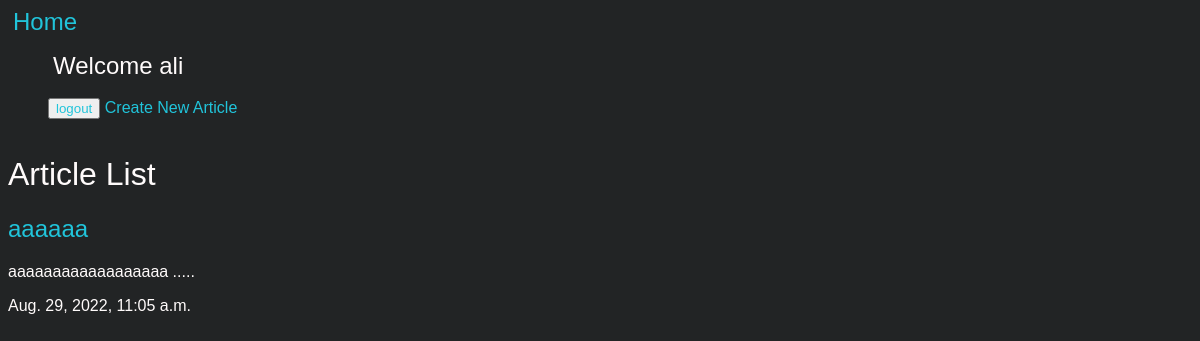
The app's page / (signed in) with its own data.
### articles_app/models.py (models this page shows, shortened)
class Articles(models.Model):
    title = models.CharField(max_length=64)
    slug = models.SlugField()
    body = models.TextField()
    date = models.DateTimeField(auto_now_add=True)
    image = models.ImageField(default='default.jpg', blank=True)
    author = models.ForeignKey(User,default=None, on_delete=models.CASCADE)
    def snippet(self):
        return self.body[:60] + ' .....'

### articles_app/views.py (the view)
# urls.py: path('', views.Articles, name="Home"),
def Articles(request):
    articles = models.Articles.objects.all().order_by('-date')
    art = articles
    return render(request, 'articles.html', {'art': art})

### templates/articles.html
    {%extends 'base.html'%}
    {% block content %}
    <p></p><h1>Article List</h1></p>
    {% for i in art %}
    <h2><a href="{% url 'articles_app:detail' slug=i.slug %}">{{i.title}}</a></h2>
    <p>{{i.snippet}}</p>
    <p>{{i.date}}</p>
    {% endfor %}
    {% endblock content%}

### templates/base.html (shortened to what this page needs)
{% load static %}
<!DOCTYPE html>
<html lang="en">
    <head>
        <link rel="stylesheet" href="{% static 'styles.css'%}"></head>
    <body>
        <nav>
            <h1><a href="{% url 'articles_app:Home' %}">Home</a></h1>
        </nav>
        <nav>
            <ul>
                {% if user.is_authenticated %}
                <h1 >
                    Welcome {{ user.get_username }}
                </h1><br>
                <button><a href="{% url 'accounts:logout' %}">logout</a></button>
                <a href="{% url 'articles_app:create'%}">Create New Article</a>
                {% endif %}
            </ul>
        </nav>
        {%block content%}
        {%endblock%}
    </body>
</html>

### static/styles.css (style rules this page uses)
body { background-color: rgb(34, 36, 37);; color: rgb(255, 251, 251); background-repeat: no-repeat; background-size: cover; background-attachment: fixed; }
body * { font-family: Arial; }
h1, h2, h3, h4, h5 { font-weight: 400; }
a, a:hover, a:visited { color: rgb(33, 196, 218); text-decoration: none; }
nav { display: flex; }
nav h1 { margin: 0 5px; }

### records on screen
Articles: title "aaaaaa", snippet "aaaaaaaaaaaaaaaaaa .....", date "Aug. 29, 2022, 11:05 a.m."

### other values on screen
{{ user.get_username }} "ali"
